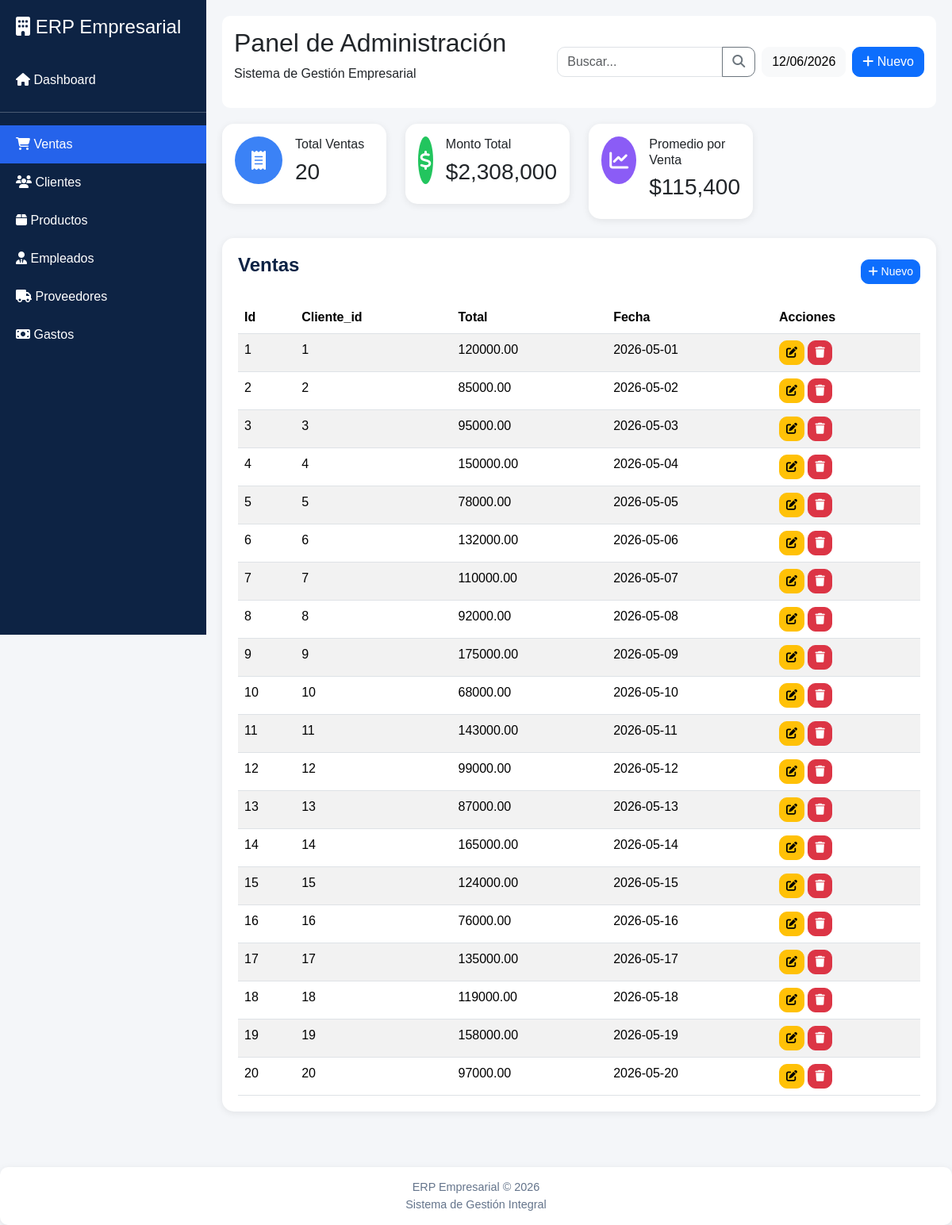
Page /?view=ventas on the committed database.
### tables this page shows
CREATE TABLE `ventas` (
  `id` int(11) NOT NULL AUTO_INCREMENT,
  `cliente_id` int(11) DEFAULT NULL,
  `total` decimal(10,2) DEFAULT NULL,
  `fecha` date DEFAULT NULL,
  PRIMARY KEY (`id`),
  KEY `cliente_id` (`cliente_id`),
  CONSTRAINT `ventas_ibfk_1` FOREIGN KEY (`cliente_id`) REFERENCES `clientes` (`id`)
);

### index.php (the view, shortened to what this page needs)
<?php
require_once __DIR__ . "/db.php";
$view = $_GET['view'] ?? 'dashboard';
$fila_edicion = null;
?>
<!DOCTYPE html>
<html lang="es">
<head>
<link href="https://cdn.jsdelivr.net/npm/bootstrap@5.3.3/dist/css/bootstrap.min.css" rel="stylesheet">
<link rel="stylesheet" href="https://cdnjs.cloudflare.com/ajax/libs/font-awesome/6.5.2/css/all.min.css">
</head>
<body>
<div class="sidebar">
<h4>
<i class="fa-solid fa-building"></i>
ERP Empresarial
</h4>
<a href="?view=dashboard" class="<?= ($view === 'dashboard') ? 'active' : '' ?>">
<i class="fa-solid fa-house"></i>
Dashboard
</a>
<hr>
<a href="?view=ventas" class="<?= ($view === 'ventas') ? 'active' : '' ?>">
<i class="fa-solid fa-cart-shopping"></i>
Ventas
</a>
<a href="?view=clientes" class="<?= ($view === 'clientes') ? 'active' : '' ?>">
<i class="fa-solid fa-users"></i>
Clientes
</a>
<a href="?view=productos" class="<?= ($view === 'productos') ? 'active' : '' ?>">
<i class="fa-solid fa-box"></i>
Productos
</a>
<a href="?view=empleados" class="<?= ($view === 'empleados') ? 'active' : '' ?>">
<i class="fa-solid fa-user-tie"></i>
Empleados
</a>
<a href="?view=proveedores" class="<?= ($view === 'proveedores') ? 'active' : '' ?>">
<i class="fa-solid fa-truck"></i>
Proveedores
</a>
<a href="?view=gastos" class="<?= ($view === 'gastos') ? 'active' : '' ?>">
<i class="fa-solid fa-money-bill"></i>
Gastos
</a>
</div>
<div class="content">
<div class="topbar">
<div>
<h2>Panel de Administración</h2>
<p>Sistema de Gestión Empresarial</p>
</div>
<div class="d-flex gap-2 align-items-center">
<div class="input-group" style="width: 250px;">
<input type="text" class="form-control" id="filtro" placeholder="Buscar...">
<button class="btn btn-outline-secondary" type="button" onclick="aplicarFiltro()">
<i class="fa-solid fa-search"></i>
</button>
</div>
<button class="btn btn-light">
<?= date("d/m/Y") ?>
</button>
<?php if($view !== 'dashboard' && !isset($_GET['edit'])): ?>
<button class="btn btn-primary" onclick="document.getElementById('modal').style.display='block'">
<i class="fa-solid fa-plus"></i> Nuevo
</button>
<?php endif; ?>
</div>
</div>
<?php if($view == "dashboard"): ?>
<div class="row">
<div class="col-md-3">
<div class="card card-dashboard p-3">
<div class="d-flex">
<div class="icon-circle green me-3"><i class="fa-solid fa-dollar-sign"></i></div>
<div>
<h6>Ventas Totales</h6>
<h3 id="kpiVentas">0</h3>
</div>
</div>
</div>
</div>
<div class="col-md-3">
<div class="card card-dashboard p-3">
<div class="d-flex">
<div class="icon-circle blue me-3"><i class="fa-solid fa-users"></i></div>
<div>
<h6>Clientes</h6>
<h3 id="kpiClientes">0</h3>
</div>
</div>
</div>
</div>
<div class="col-md-3">
<div class="card card-dashboard p-3">
<div class="d-flex">
<div class="icon-circle purple me-3"><i class="fa-solid fa-box"></i></div>
<div>
<h6>Productos</h6>
<h3 id="kpiProductos">0</h3>
</div>
</div>
</div>
</div>
<div class="col-md-3">
<div class="card card-dashboard p-3">
<div class="d-flex">
<div class="icon-circle orange me-3"><i class="fa-solid fa-user-tie"></i></div>
<div>
<h6>Empleados</h6>
<h3 id="kpiEmpleados">0</h3>
</div>
</div>
</div>
</div>
</div>
<div class="row mt-4">
<div class="col-md-8">
<div class="chart-card">
<h4>Ventas por Día</h4>
<canvas id="ventasChart"></canvas>
</div>
</div>
<div class="col-md-4">
<div class="chart-card">
<h4>Gastos por Día</h4>
<canvas id="gastosChart"></canvas>
</div>
</div>
</div>
<div class="row mt-4">
<div class="col-md-6">
<div class="table-card">
<h4><i class="fa-solid fa-cart-shopping"></i> Últimas Ventas</h4>
<table class="table table-striped table-hover table-sm">
<thead>
<tr>
<th>ID</th>
<th>Cliente</th>
<th>Total</th>
<th>Fecha</th>
</tr>
</thead>
<tbody>
<?php
$q = $conn->query("
    SELECT v.id, COALESCE(c.nombre,'Sin cliente') AS cliente, v.total, DATE(v.fecha) as fecha
    FROM ventas v
    LEFT JOIN clientes c ON c.id = v.cliente_id
    ORDER BY v.id DESC
    LIMIT 5
");
if ($q && $q->num_rows > 0):
    while ($r = $q->fetch_assoc()):
?>
<tr>
<td><?= $r['id'] ?></td>
<td><?= htmlspecialchars($r['cliente']) ?></td>
<td>$<?= number_format($r['total'], 2) ?></td>
<td><?= $r['fecha'] ?></td>
</tr>
<?php endwhile; else: ?>
<tr><td colspan="4" class="text-center text-muted">Sin ventas</td></tr>
<?php endif; ?>
</tbody>
</table>
</div>
</div>
<div class="col-md-6">
<div class="table-card">
<h4><i class="fa-solid fa-exclamation-triangle"></i> Stock Bajo</h4>
<table class="table table-striped table-hover table-sm">
<thead>
<tr>
<th>Producto</th>
<th>Stock</th>
<th>Estado</th>
</tr>
</thead>
<tbody>
<?php
$q = $conn->query("
    SELECT nombre, stock
    FROM productos
    WHERE stock <= 10
    ORDER BY stock ASC
    LIMIT 5
");
if ($q && $q->num_rows > 0):
    while ($r = $q->fetch_assoc()):
        $badge = $r['stock'] <= 3 ? 'badge-danger' : 'badge-warning';
?>
<tr>
<td><?= htmlspecialchars($r['nombre']) ?></td>
<td><?= $r['stock'] ?></td>
<td><span class="badge <?= $badge ?>"><?= $r['stock'] <= 3 ? 'Crítico' : 'Bajo' ?></span></td>
</tr>
<?php endwhile; else: ?>
<tr><td colspan="3" class="text-center text-muted">Stock en niveles normales</td></tr>
<?php endif; ?>
</tbody>
</table>
</div>
</div>
</div>
<?php else: ?>
<?php
$datos_resumen = [];
switch($view) {
    case 'ventas':
        $res = $conn->query("SELECT COUNT(*) as total, COALESCE(SUM(total),0) as monto FROM ventas");
        $datos_resumen = $res->fetch_assoc();
        $res2 = $conn->query("SELECT COALESCE(AVG(total),0) as promedio FROM ventas");
        $prom = $res2->fetch_assoc();
        $datos_resumen['promedio'] = $prom['promedio'];
        break;
}
?>
<div class="row mb-4">
<?php if($view === 'clientes'): ?>
    <div class="col-md-4">
        <div class="card card-dashboard p-3">
            <div class="d-flex">
                <div class="icon-circle blue me-3"><i class="fa-solid fa-users"></i></div>
                <div>
                    <h6>Total Clientes</h6>
                    <h3><?= $datos_resumen['total'] ?? 0 ?></h3>
                </div>
            </div>
        </div>
    </div>
<?php elseif($view === 'ventas'): ?>
    <div class="col-md-3">
        <div class="card card-dashboard p-3">
            <div class="d-flex">
                <div class="icon-circle blue me-3"><i class="fa-solid fa-receipt"></i></div>
                <div>
                    <h6>Total Ventas</h6>
                    <h3><?= $datos_resumen['total'] ?? 0 ?></h3>
                </div>
            </div>
        </div>
    </div>
    <div class="col-md-3">
        <div class="card card-dashboard p-3">
            <div class="d-flex">
                <div class="icon-circle green me-3"><i class="fa-solid fa-dollar-sign"></i></div>
                <div>
                    <h6>Monto Total</h6>
                    <h3>$<?= number_format($datos_resumen['monto'] ?? 0, 0) ?></h3>
                </div>
            </div>
        </div>
    </div>
    <div class="col-md-3">
        <div class="card card-dashboard p-3">
            <div class="d-flex">
                <div class="icon-circle purple me-3"><i class="fa-solid fa-chart-line"></i></div>
                <div>
                    <h6>Promedio por Venta</h6>
                    <h3>$<?= number_format($datos_resumen['promedio'] ?? 0, 0) ?></h3>
                </div>
            </div>
        </div>
    </div>
<?php endif; ?>
</div>
<div class="table-card">
<div class="d-flex justify-content-between align-items-center mb-3">
<h4><?= ucfirst($view) ?></h4>
<button class="btn btn-sm btn-primary" onclick="document.getElementById('modal').style.display='block'">
<i class="fa-solid fa-plus"></i> Nuevo
</button>
</div>
<table class="table table-striped table-hover">
<thead>
<tr>
<?php
$res = $conn->query("SHOW COLUMNS FROM $view");
while($col = $res->fetch_assoc()):
?>
<th><?= ucfirst($col['Field']) ?></th>
<?php endwhile; ?>
<th>Acciones</th>
</tr>
</thead>
<tbody>
<?php
$q = $conn->query("SELECT * FROM $view LIMIT 50");
if ($q && $q->num_rows > 0):
    while ($r = $q->fetch_assoc()):
?>
<tr>
<?php foreach($r as $valor): ?>
<td><?= htmlspecialchars((string)$valor) ?></td>
<?php endforeach; ?>
<td>
<a href="?view=<?= $view ?>&edit=<?= $r['id'] ?>" class="btn btn-sm btn-warning">
<i class="fa-solid fa-edit"></i>
</a>
<a href="?view=<?= $view ?>&delete=<?= $r['id'] ?>" class="btn btn-sm btn-danger" onclick="return confirm('¿Eliminar?')">
<i class="fa-solid fa-trash"></i>
</a>
</td>
</tr>
<?php
    endwhile;
else:
?>
<tr>
<td colspan="10" class="text-center text-muted">Sin registros</td>
</tr>
<?php endif; ?>
</tbody>
</table>
</div>
<?php endif; ?>
</div>
<div class="footer">
ERP Empresarial © <?= date("Y") ?>
<br>
Sistema de Gestión Integral
</div>
</body>
</html>

### index.php (style rules this page uses)
body { background: #f4f6f9; font-family: Arial, sans-serif; }
.sidebar { width: 260px; height: 100vh; position: fixed; background: #0d2344; color: white; overflow-y: auto; }
.sidebar h4 { padding: 20px; }
.sidebar a { color: white; text-decoration: none; display: block; padding: 12px 20px; }
.sidebar .active { background: #2563eb; }
.content { margin-left: 260px; padding: 20px; }
.topbar { background: white; padding: 15px; border-radius: 10px; margin-bottom: 20px; display: flex; justify-content: space-between; align-items: center; }
.card-dashboard { border: none; border-radius: 15px; box-shadow: 0 2px 10px rgba(0,0,0,.08); }
.icon-circle { width: 60px; height: 60px; border-radius: 50%; display: flex; align-items: center; justify-content: center; color: white; font-size: 24px; }
.green { background: #22c55e; }
.blue { background: #3b82f6; }
.purple { background: #8b5cf6; }
.table-card { background: white; padding: 20px; border-radius: 15px; box-shadow: 0 2px 10px rgba(0,0,0,.08); margin-bottom: 20px; }
.table-card h4 { color: #0d2344; font-weight: 600; margin-bottom: 15px; }
.table-card table { margin-bottom: 0; }
.btn { border-radius: 10px; transition: all .2s ease-in-out; }
.form-control { border-radius: 10px; box-shadow: none; }
.table-hover tbody tr { transition: background .2s ease; }
.footer { margin-top: 30px; background: white; padding: 15px; border-radius: 10px; text-align: center; color: #64748b; box-shadow: 0 2px 10px rgba(0,0,0,.08); font-size: 0.9rem; }

### rows in the picture
ventas: valor "1", total "120000.00", fecha "2026-05-01"
ventas: valor "2", total "85000.00", fecha "2026-05-02"
ventas: valor "3", total "95000.00", fecha "2026-05-03"
ventas: valor "4", total "150000.00", fecha "2026-05-04"
ventas: valor "5", total "78000.00", fecha "2026-05-05"
ventas: valor "6", total "132000.00", fecha "2026-05-06"
ventas: valor "7", total "110000.00", fecha "2026-05-07"
ventas: valor "8", total "92000.00", fecha "2026-05-08"
ventas: valor "9", total "175000.00", fecha "2026-05-09"
ventas: valor "10", total "68000.00", fecha "2026-05-10"
ventas: valor "11", total "143000.00", fecha "2026-05-11"
ventas: valor "12", total "99000.00", fecha "2026-05-12"
ventas: valor "13", total "87000.00", fecha "2026-05-13"
ventas: valor "14", total "165000.00", fecha "2026-05-14"
ventas: valor "15", total "124000.00", fecha "2026-05-15"
ventas: valor "16", total "76000.00", fecha "2026-05-16"
ventas: valor "17", total "135000.00", fecha "2026-05-17"
ventas: valor "18", total "119000.00", fecha "2026-05-18"
ventas: valor "19", total "158000.00", fecha "2026-05-19"
ventas: valor "20", total "97000.00", fecha "2026-05-20"

### other values in the picture
$datos_resumen['total'] "20"
$datos_resumen['monto'] "2,308,000"
$datos_resumen['promedio'] "115,400"
$view "Ventas"
$col['Field'] "Id"
$col['Field'] "Cliente_id"
$col['Field'] "Total"
$col['Field'] "Fecha"
